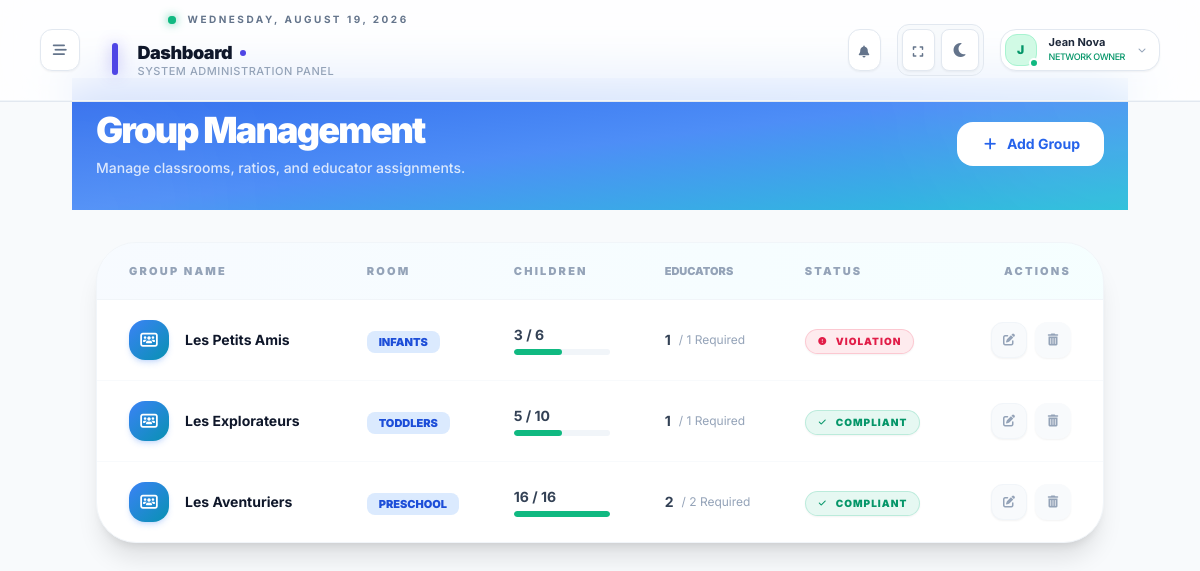
The app's page /groups/ (signed in) with its own data.
### accounts/models.py (models this page shows, shortened)
class User(AbstractUser):
    ROLE_CHOICES = (
        ("owner", "Network Owner"),
        ("director", "Director"),
        ("vice_director", "Vice Director"),
        ("educator", "Educator"),
        ("parent", "Parent"),
    )
    username = None
    user_id = models.UUIDField(primary_key=True, default=uuid.uuid4, editable=False)
    email = models.EmailField(_("email address"), unique=True)
    full_name = models.CharField(max_length=255)
    phone_number = models.CharField(max_length=20, blank=True, null=True)
    profile_photo = models.ImageField(upload_to=user_directory_path, blank=True, null=True)
    role_type = models.CharField(max_length=20, choices=ROLE_CHOICES)
    is_active = models.BooleanField(default=True)
    created_at = models.DateTimeField(auto_now_add=True)
    groups = models.ManyToManyField(
        "auth.Group",
        related_name="core_user_set",
        blank=True,
        verbose_name="groups",
        help_text="The groups this user belongs to.",
    )
    user_permissions = models.ManyToManyField(
        "auth.Permission",
        related_name="core_user_set",
        blank=True,
        verbose_name="user permissions",
        help_text="Specific permissions for this user.",
    )
    USERNAME_FIELD = "email"
    REQUIRED_FIELDS = ["full_name", "phone_number"]
    objects = CustomUserManager()

### dashboard/models.py (models this page shows, shortened)
class Group(models.Model):
    group_id = models.UUIDField(primary_key=True, default=uuid.uuid4, editable=False)
    center = models.ForeignKey(Center, on_delete=models.CASCADE, related_name="groups")
    room = models.ForeignKey(
        Room, on_delete=models.SET_NULL, null=True, related_name="active_group"
    )
    name = models.CharField(max_length=100)
    current_occupancy = models.IntegerField(default=0)
    current_educators = models.IntegerField(default=0)
    current_total_points = models.IntegerField(default=0)
    required_educators = models.IntegerField(default=0)
    is_compliant = models.BooleanField(default=True)
    calculated_max_capacity = models.IntegerField(
        default=0, help_text="Legal limit based on mixed age composition"
    )

class Room(models.Model):
    room_id = models.UUIDField(primary_key=True, default=uuid.uuid4, editable=False)
    center = models.ForeignKey(Center, on_delete=models.CASCADE, related_name="rooms")
    name = models.CharField(max_length=100)
    room_surface = models.DecimalField(max_digits=10, decimal_places=2, help_text="Room surface area in square meters")
    max_capacity = models.IntegerField(help_text="Maximum capacity based on fire regulations")
    age_group = models.CharField(max_length=100, blank=True, help_text="Intended age group for the room")

### dashboard/all_views/owner_views.py (the view)
# urls.py: path("groups/", group_list_view, name="group_list"),
@login_required(login_url="login")
def group_list_view(request):
    user = request.user
    groups = Group.objects.none()
    if user.role_type == "owner":
        groups = Group.objects.all().select_related("room", "center")
    elif user.role_type == "director" and hasattr(user, "director_profile"):
        center = user.director_profile.managed_center
        if center:
            groups = Group.objects.filter(center=center).select_related("room")
    elif user.role_type == "educator" and hasattr(user, "educator_profile"):
        center = user.educator_profile.center
        if center:
            groups = Group.objects.filter(center=center).select_related("room")
    context = {"groups": groups}
    return render(request, "core/groups/group_list.html", context)

### dashboard/templates/core/groups/group_list.html (shortened to what this page needs)
{% extends "base.html" %}
{% block content %}
<div class="max-w-5xl mx-auto px-2">
<div class="mb-8 -mx-6 -mt-6 px-6 pt-8 pb-8 bg-gradient-to-br from-blue-600/95 via-blue-500/90 to-cyan-500/85 dark:from-blue-700/80 dark:via-blue-600/75 dark:to-cyan-600/70 relative overflow-hidden">
    <div class="absolute bottom-0 left-0 w-72 h-72 bg-white/5 rounded-full blur-3xl -ml-36 -mb-36"></div>
    <div class="relative z-10 flex flex-col md:flex-row md:items-center justify-between gap-4">
        <div>
            <h1 class="text-4xl font-black text-white tracking-tighter mb-2">Group Management</h1>
            <p class="text-white/80 text-sm font-medium">Manage classrooms, ratios, and educator assignments.</p>
        </div>
        <a href="{% url 'group_add' %}" class="inline-flex items-center gap-2 px-6 py-3 bg-white text-blue-600 rounded-2xl text-sm font-bold hover:shadow-xl hover:shadow-blue-500/20 transition-all active:scale-95 whitespace-nowrap">
            <i class="fa-solid fa-plus"></i>
            Add Group
        </a>
    </div>
</div>
<div class="bg-white dark:bg-slate-900 rounded-[2.5rem] border border-slate-100 dark:border-slate-800 shadow-xl overflow-hidden animate-in fade-in duration-500">
    <div class="overflow-x-auto">
        <table class="w-full text-left border-collapse">
            <thead>
                <tr class="bg-gradient-to-r from-blue-50/50 to-cyan-50/50 dark:from-slate-950/50 dark:to-slate-950/50 border-b border-slate-100 dark:border-slate-800">
                    <th class="px-8 py-5 text-[11px] font-black text-slate-400 dark:text-slate-500 uppercase tracking-[0.2em]">Group Name</th>
                    <th class="px-6 py-5 text-[11px] font-black text-slate-400 dark:text-slate-500 uppercase tracking-[0.2em]">Room</th>
                    <th class="px-6 py-5 text-[11px] font-black text-slate-400 dark:text-slate-500 uppercase tracking-[0.2em]">Children</th>
                    <th class="px-6 py-5 text-[11px] font-black text-slate-400 dark:text-slate-500 uppercase tracking-[0.2em]\">Educators</th>
                    <th class="px-6 py-5 text-[11px] font-black text-slate-400 dark:text-slate-500 uppercase tracking-[0.2em]">Status</th>
                    <th class="px-8 py-5 text-[11px] font-black text-slate-400 dark:text-slate-500 uppercase tracking-[0.2em] text-right">Actions</th>
                </tr>
            </thead>
            <tbody class="divide-y divide-slate-50 dark:divide-slate-800">
                {% for group in groups %}
                <tr class="group hover:bg-blue-50/30 dark:hover:bg-blue-500/5 transition-colors">
                    <td class="px-8 py-5">
                        <div class="flex items-center gap-4">
                            <div class="w-10 h-10 rounded-2xl bg-gradient-to-br from-blue-500 to-cyan-600 flex items-center justify-center text-white shadow-md shadow-blue-500/20">
                                <i class="fa-solid fa-users-rectangle text-sm"></i>
                            </div>
                            <div>
                                <p class="text-sm font-bold text-slate-900 dark:text-white">{{ group.name }}</p>
                            </div>
                        </div>
                    </td>
                    <td class="px-6 py-5">
                        {% if group.room %}
                        <span class="px-3 py-1 bg-blue-100 dark:bg-blue-500/10 text-blue-700 dark:text-blue-300 text-[11px] font-black rounded-lg uppercase">
                            {{ group.room.name }}
                        </span>
                        {% else %}
                        <span class="text-xs text-slate-400 italic">Unassigned</span>
                        {% endif %}
                    </td>
                    <td class="px-6 py-5">
                        <div class="flex flex-col">
                            <span class="text-sm font-bold text-slate-700 dark:text-slate-200">{{ group.current_occupancy }} / {{ group.calculated_max_capacity }}</span>
                            <div class="w-24 h-1.5 bg-slate-100 dark:bg-slate-800 rounded-full mt-1 overflow-hidden">
                                <div class="h-full bg-emerald-500 rounded-full" style="width: {% widthratio group.current_occupancy group.calculated_max_capacity 100 %}%"></div>
                            </div>
                        </div>
                    </td>
                    <td class="px-6 py-5">
                        <div class="flex items-center gap-2">
                            <span class="text-sm font-bold text-slate-700 dark:text-slate-200">{{ group.current_educators }}</span>
                            <span class="text-xs text-slate-400">/ {{ group.required_educators }} Required</span>
                        </div>
                    </td>
                    <td class="px-6 py-5">
                        {% if group.is_compliant %}
                        <span class="inline-flex items-center gap-2 px-3 py-1 bg-emerald-500/10 text-emerald-600 dark:text-emerald-400 text-[10px] font-black rounded-full border border-emerald-500/20 uppercase tracking-widest shadow-sm">
                            <i class="fa-solid fa-check text-[8px]"></i> Compliant
                        </span>
                        {% else %}
                        <span class="inline-flex items-center gap-2 px-3 py-1 bg-rose-500/10 text-rose-600 dark:text-rose-400 text-[10px] font-black rounded-full border border-rose-500/20 uppercase tracking-widest shadow-sm">
                            <i class="fa-solid fa-circle-exclamation text-[8px]"></i> Violation
                        </span>
                        {% endif %}
                    </td>
                    <td class="px-8 py-5 text-right">
                        <div class="flex items-center justify-end gap-2">
                            <a href="{% url 'group_edit' group.group_id %}" class="w-9 h-9 flex items-center justify-center text-slate-400 bg-slate-50 dark:bg-slate-800/50 hover:text-emerald-500 hover:bg-emerald-50 dark:hover:bg-emerald-500/10 rounded-xl border border-slate-100 dark:border-slate-700 transition-all shadow-sm">
                                <i class="fa-solid fa-pen-to-square text-xs"></i>
                            </a>
                            <button onclick="openModal('Delete Group?', 'Are you sure you want to delete {{ group.name|escapejs }}? This action cannot be undone.', '{% url 'group_delete' group.group_id %}', 'delete')" class="w-9 h-9 flex items-center justify-center text-slate-400 bg-slate-50 dark:bg-slate-800/50 hover:text-red-500 hover:bg-red-50 dark:hover:bg-red-900/20 hover:border-red-200 transition-all rounded-xl shadow-sm">
                                <i class="fa-solid fa-trash-can text-xs"></i>
                            </button>
                        </div>
                    </td>
                </tr>
                {% endfor %}
            </tbody>
        </table>
    </div>
</div>
</div>
{% endblock %}

### accounts/templates/accounts/includes/header.html (shortened to what this page needs)
<header class="sticky top-0 z-40 w-full bg-white/80 dark:bg-slate-900/80 backdrop-blur-xl border-b border-slate-200 dark:border-slate-800/60">
    <div class="flex items-center justify-between px-6 md:px-10 py-3 border-b border-slate-100 dark:border-slate-800/40">
        <div class="flex items-center gap-6">
            <button onclick="toggleSidebar()"
            class="group relative p-2.5 rounded-xl border border-slate-200 dark:border-slate-800
                   bg-white dark:bg-slate-900/50 backdrop-blur-md
                   text-slate-500 dark:text-slate-400
                   hover:text-blue-600 dark:hover:text-blue-400
                   hover:border-blue-500/30 dark:hover:border-blue-400/30
                   hover:bg-blue-50/50 dark:hover:bg-blue-400/5
                   transition-all duration-300 shadow-sm hover:shadow-lg hover:shadow-blue-500/10">
        <div class="relative z-10 flex items-center justify-center">
            <i class="fa-solid fa-bars-staggered text-sm group-hover:rotate-180 transition-transform duration-500"></i>
        </div>
    </button>
    <div class="hidden md:flex flex-col relative group/container">
        <div class="flex ml-16 items-center gap-3 mb-1">
            <div class="relative flex h-2 w-2">
                <span class="relative inline-flex rounded-full h-2 w-2 bg-emerald-500 shadow-[0_0_10px_rgba(16,185,129,0.8)]"></span>
            </div>
            <span id="current-date" class="text-[10px] font-bold uppercase tracking-[0.25em] text-slate-500 dark:text-emerald-400/70 transition-colors duration-300">
                </span>
        </div>
        <div class="flex ml-2 items-center justify-between w-full group/header pr-6 py-2 rounded-xl transition-all duration-300 hover:bg-slate-50/50 dark:hover:bg-white/5">
            <div class="flex items-center">
                <div class="h-8 w-1.5 bg-indigo-600 rounded-full mr-5 group-hover/header:h-10 group-hover/header:bg-indigo-500 transition-all duration-500 shadow-[0_0_15px_rgba(79,70,229,0.4)]"></div>
                <div class="flex flex-col">
                    <h2 class="font-sofia text-lg font-black tracking-tight text-slate-900 dark:text-white flex items-center gap-2">
                        <span class="capitalize">
                            {% if user.role_type == 'director' %}
                                {{ user.director_profile.managed_center.name|default:"Overview" }}
                            {% else %}
                                Dashboard
                            {% endif %}
                        </span>
                        <span class="flex h-1.5 w-1.5 rounded-full bg-indigo-600 group-hover/header:scale-150 transition-transform duration-300"></span>
                    </h2>
                    <p class="text-[11px] font-medium text-slate-400 dark:text-slate-500 uppercase tracking-wider -mt-1">
                        System Administration Panel
                    </p>
                </div>
            </div>
        </div>
    </div>
        </div>
        <div class="flex items-center gap-4">
            <div x-data="notificationSystem()" x-init="init()" class="relative">
                <button @click="toggle()" class="relative p-2 rounded-xl bg-white dark:bg-slate-800 border border-slate-200 dark:border-slate-700 text-slate-500 hover:text-emerald-500 hover:border-emerald-500/30 transition-all shadow-sm group">
                    <i class="fa-solid fa-bell text-xs"></i>
                </button>
            </div>
            <div class="flex items-center gap-1.5 bg-slate-100/50 dark:bg-slate-900/50 p-1 rounded-xl border border-slate-200 dark:border-slate-800">
                <button onclick="toggleFullScreen()" class="p-2 rounded-lg bg-white dark:bg-slate-800 border border-slate-200 dark:border-slate-700 hover:text-emerald-500 transition-all active:scale-90 group shadow-sm">
                    <i id="fullscreen-icon" class="fa-solid fa-expand text-slate-500 text-xs"></i>
                </button>
                <button onclick="toggleTheme()" class="p-2 rounded-lg bg-white dark:bg-slate-800 border border-slate-200 dark:border-slate-700 hover:text-emerald-500 transition-all active:scale-90 group shadow-sm">
                    <i id="theme-icon" class="fa-solid fa-moon text-slate-500 text-xs"></i>
                </button>
            </div>
            <div class="relative">
                <button onclick="toggleUserMenu()" class="flex items-center gap-3 p-1 pr-3 rounded-2xl bg-white dark:bg-slate-800 border border-slate-200 dark:border-slate-700 hover:border-emerald-500/50 transition-all shadow-sm group">
                    <div class="relative">
                        {% if user.profile_photo %}
                        <img src="{{ user.profile_photo.url }}" class="w-8 h-8 rounded-xl bg-emerald-50 p-0.5 object-cover">
                        {% else %}
                        <div class="w-8 h-8 rounded-xl bg-emerald-100 dark:bg-emerald-900/50 flex items-center justify-center text-emerald-600 dark:text-emerald-400 font-black text-xs border border-emerald-200 dark:border-emerald-800">
                            {{ user.full_name|slice:":1"|upper }}
                        </div>
                        {% endif %}
                        <div class="absolute -bottom-0.5 -right-0.5 w-2.5 h-2.5 bg-emerald-500 border-2 border-white dark:border-slate-800 rounded-full"></div>
                    </div>
                    <div class="hidden sm:block text-left">
                        <p class="text-[11px] font-bold text-slate-800 dark:text-slate-100 leading-tight">{{ user.full_name|default:"User" }}</p>
                        <p class="text-[9px] text-emerald-600 dark:text-emerald-400 font-medium uppercase tracking-tighter">{{ user.get_role_type_display|default:"Role" }}</p>
                    </div>
                    <i class="fa-solid fa-chevron-down text-[8px] text-slate-400 group-hover:translate-y-0.5 transition-transform"></i>
                </button>
            </div>
        </div>
    </div>
</header>

### records on screen
User: full_name "J", full_name "Jean Nova", role_type "NETWORK OWNER"
Group: name "Les Petits Amis", room.name "INFANTS", current_occupancy "3", calculated_max_capacity "6", current_educators "1", required_educators "1", is_compliant False (drawn)
Group: name "Les Explorateurs", room.name "TODDLERS", current_occupancy "5", calculated_max_capacity "10", current_educators "1", required_educators "1", is_compliant True (drawn)
Group: name "Les Aventuriers", room.name "PRESCHOOL", current_occupancy "16", calculated_max_capacity "16", current_educators "2", required_educators "2", is_compliant True (drawn)
